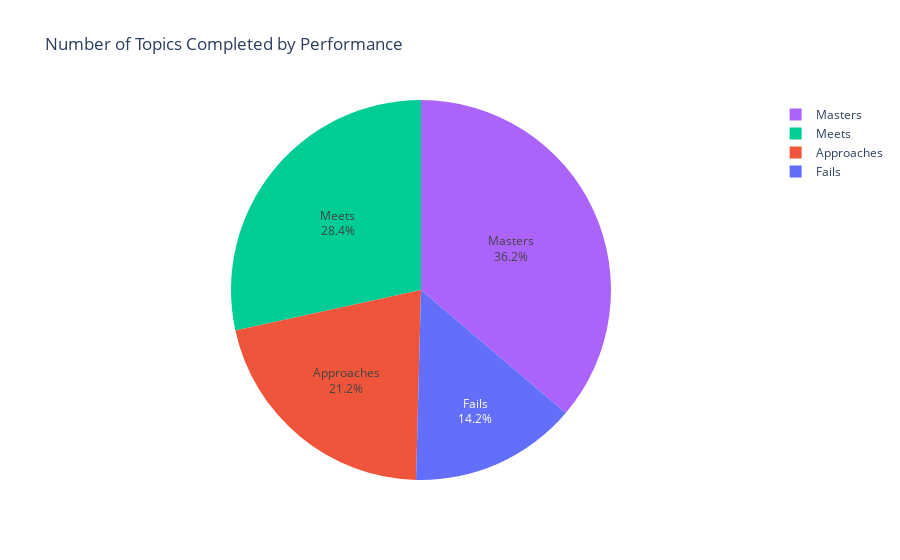

Source (notebook cell):
### Markdown cell above
## Number of Topics Completed by STAAR Performance

### Code cell
fig1 = px.pie(df_new, values='EOY Mastered Topics', names='STAAR Performance', 
              color='STAAR Performance', title='Number of Topics Completed by Performance')

fig1.update_traces(textposition='inside', textinfo='percent+label')
fig1.show()

### Figure 1 — Plotly figure (JSON) as saved in the notebook; plotly's stock layout.template omitted (floating-point values rounded to 4 significant figures)
{"data": [{"customdata": [["Fails"], ["Approaches"], ["Meets"], ["Masters"]], "domain": {"x": [0, 1], "y": [0, 1]}, "hovertemplate": "STAAR Performance=%{customdata[0]}<br>EOY Mastered Topics=%{value}<extra></extra>", "labels": ["Fails", "Approaches", "Meets", "Masters"], "legendgroup": "", "marker": {"colors": ["#636efa", "#EF553B", "#00cc96", "#ab63fa"]}, "name": "", "showlegend": true, "textinfo": "percent+label", "textposition": "inside", "type": "pie", "values": [84.55, 126.0, 169.2, 215.7]}], "layout": {"legend": {"tracegroupgap": 0}, "title": {"text": "Number of Topics Completed by Performance"}}}
